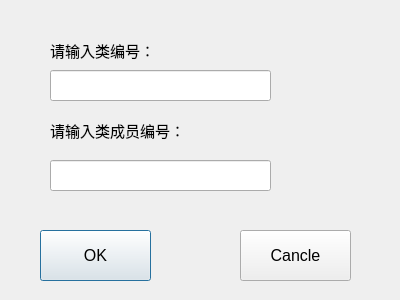
<?xml version="1.0" encoding="UTF-8"?>
<ui version="4.0">
 <class>Object_member_2Dialog</class>
 <widget class="QDialog" name="Object_member_2Dialog">
  <property name="geometry">
   <rect>
    <x>0</x>
    <y>0</y>
    <width>400</width>
    <height>300</height>
   </rect>
  </property>
  <property name="windowTitle">
   <string>Dialog</string>
  </property>
  <widget class="QPushButton" name="OKbtn">
   <property name="geometry">
    <rect>
     <x>40</x>
     <y>230</y>
     <width>111</width>
     <height>51</height>
    </rect>
   </property>
   <property name="font">
    <font>
     <pointsize>12</pointsize>
    </font>
   </property>
   <property name="text">
    <string>OK</string>
   </property>
  </widget>
  <widget class="QPushButton" name="Canclebtn">
   <property name="geometry">
    <rect>
     <x>240</x>
     <y>230</y>
     <width>111</width>
     <height>51</height>
    </rect>
   </property>
   <property name="font">
    <font>
     <pointsize>12</pointsize>
    </font>
   </property>
   <property name="text">
    <string>Cancle</string>
   </property>
  </widget>
  <widget class="QLabel" name="label">
   <property name="geometry">
    <rect>
     <x>50</x>
     <y>30</y>
     <width>181</width>
     <height>41</height>
    </rect>
   </property>
   <property name="font">
    <font>
     <pointsize>11</pointsize>
    </font>
   </property>
   <property name="text">
    <string>请输入类编号：</string>
   </property>
  </widget>
  <widget class="QLabel" name="label_2">
   <property name="geometry">
    <rect>
     <x>50</x>
     <y>110</y>
     <width>181</width>
     <height>41</height>
    </rect>
   </property>
   <property name="font">
    <font>
     <pointsize>11</pointsize>
    </font>
   </property>
   <property name="text">
    <string>请输入类成员编号：</string>
   </property>
  </widget>
  <widget class="QLineEdit" name="lineEditCnumber">
   <property name="geometry">
    <rect>
     <x>50</x>
     <y>70</y>
     <width>221</width>
     <height>31</height>
    </rect>
   </property>
  </widget>
  <widget class="QLineEdit" name="lineEditMnumber">
   <property name="geometry">
    <rect>
     <x>50</x>
     <y>160</y>
     <width>221</width>
     <height>31</height>
    </rect>
   </property>
  </widget>
 </widget>
 <resources/>
 <connections/>
</ui>
